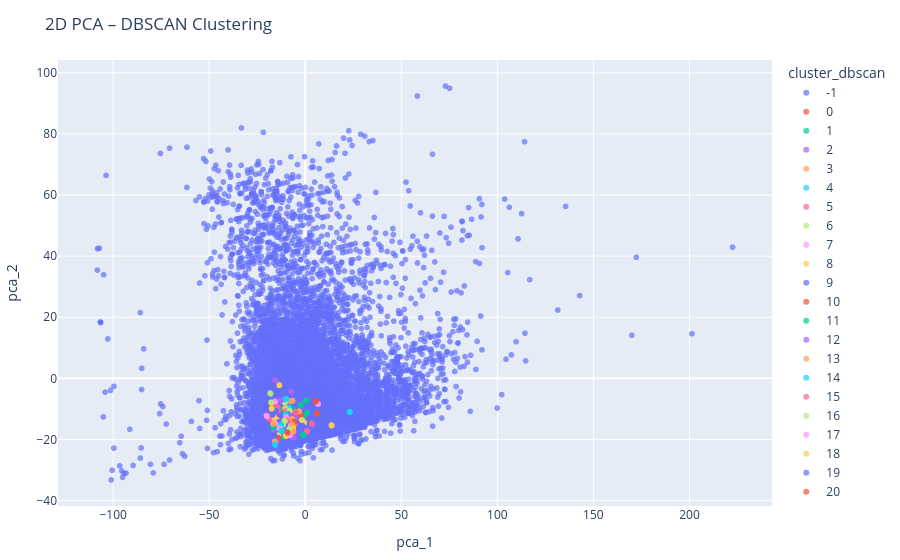

Write notebook code for a chart like this one.
### Code cell
# DBSCAN Clustering:
dbscan = DBSCAN(eps=0.5, min_samples=10)
dbscan_labels = dbscan.fit_predict(pca_result)

data_clean['cluster_dbscan'] = dbscan_labels.astype(str)

data_clean['pca_1'] = pca_result[:, 0]
data_clean['pca_2'] = pca_result[:, 1]

fig = px.scatter(
    data_clean,
    x='pca_1',
    y='pca_2',
    color='cluster_dbscan',
    title="2D PCA – DBSCAN Clustering",
    opacity=0.7
)

fig.update_layout(margin=dict(l=20, r=20, b=20, t=60))
fig.show()

sil_score = silhouette_score(X, dbscan_labels)
db_score = davies_bouldin_score(X, dbscan_labels)
dunn_score = dunn_index(X, dbscan_labels)
cal_score = calinski_harabasz_score(X, dbscan_labels)
print(f"DBSCAN Clustering Metrics:\n"
      f"Silhouette Score: {sil_score:.4f}\n"
      f"Davies-Bouldin Score: {db_score:.4f}\n"
      f"Dunn Index: {dunn_score:.4f}\n"
      f"Calinski-Harabasz Score: {cal_score:.4f}")
